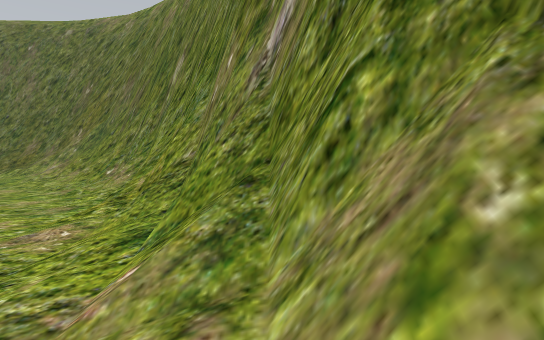
view 1 (above)

20 first-person views from a walk through a 3-D level made in the Unity game engine. The camera is 1.5 m above the floor, tilts 2° down and sees 80° across. The floor is counted in squares, 2 m on a side. Each view is taken from the middle of a square. On the plan, view 1 faces up. The plan holds only what a view shows up to about 11 squares ahead; the rest is blank. The place goes on beyond the plan.

view 2
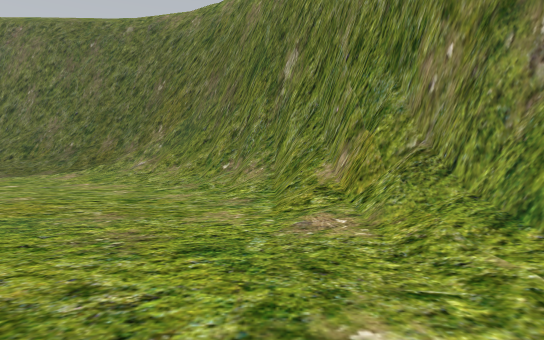

view 3
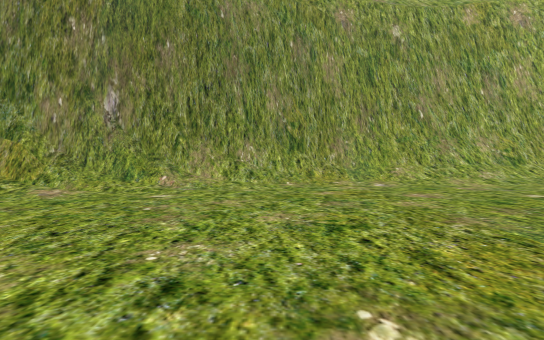

view 4
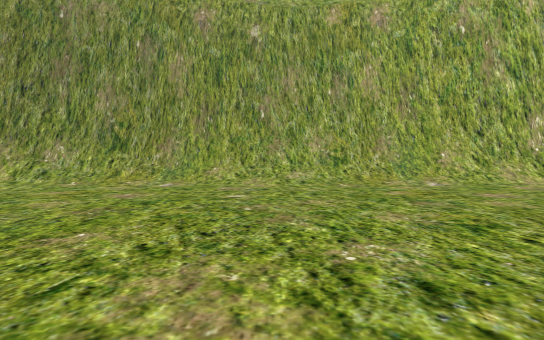

view 5
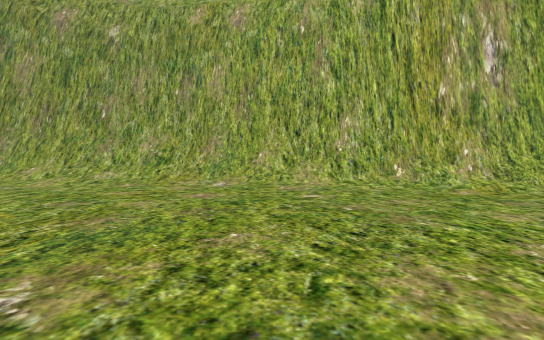

view 6
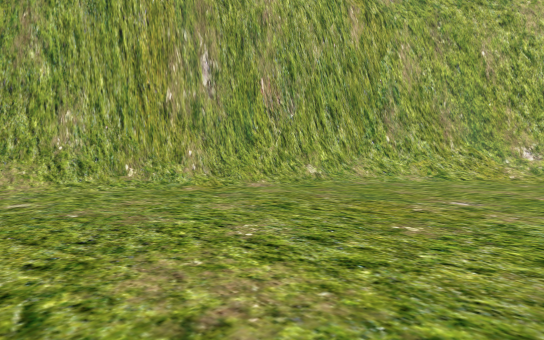

view 7
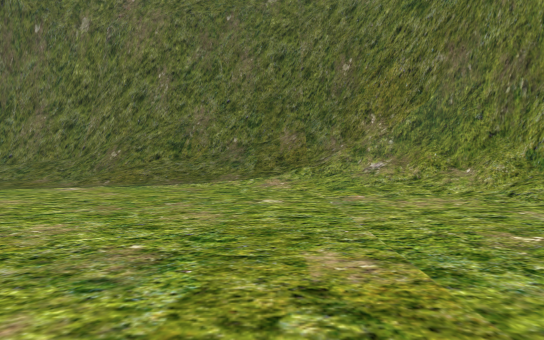

view 8
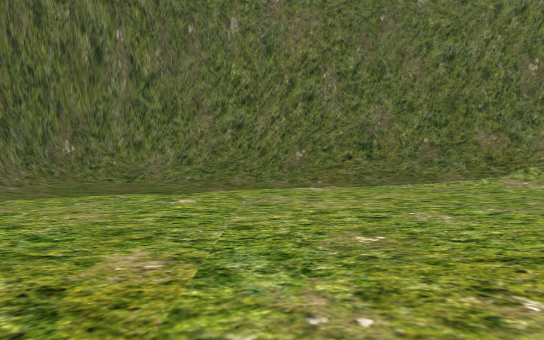

view 9
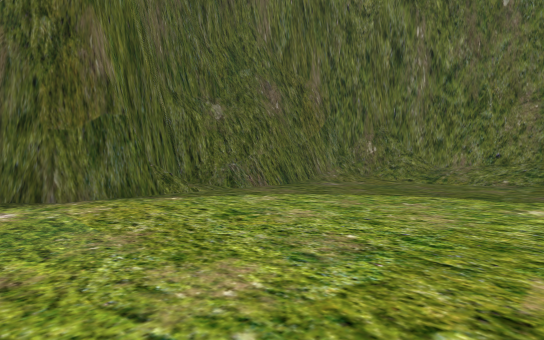

view 10
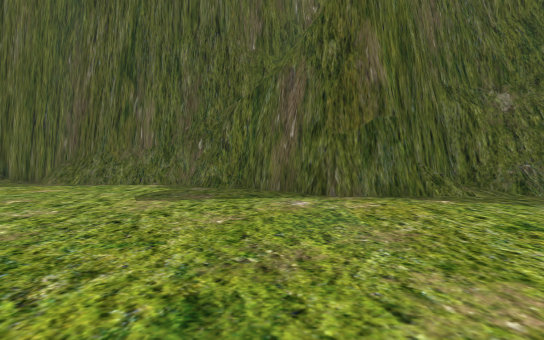

view 11
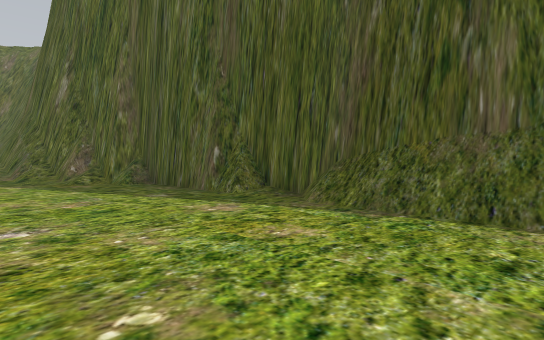

view 12
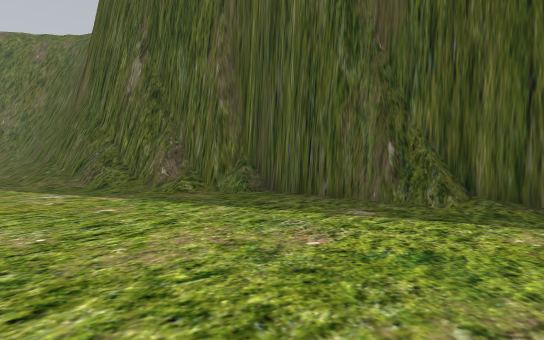

view 13
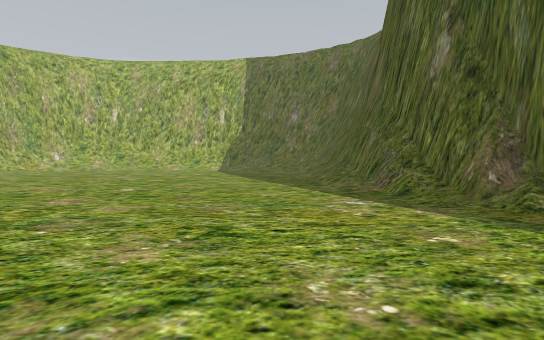

view 14
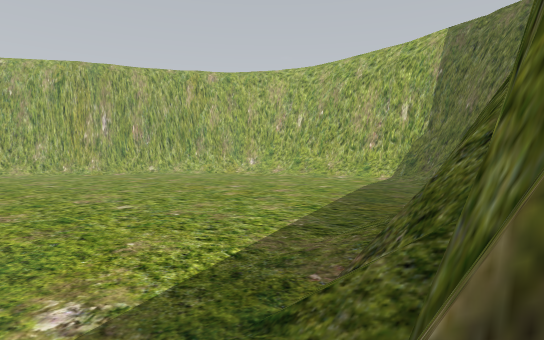

view 15
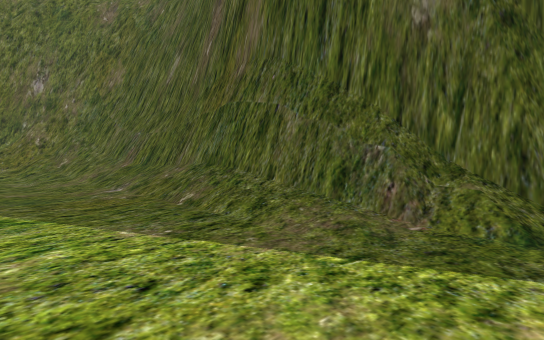

view 16
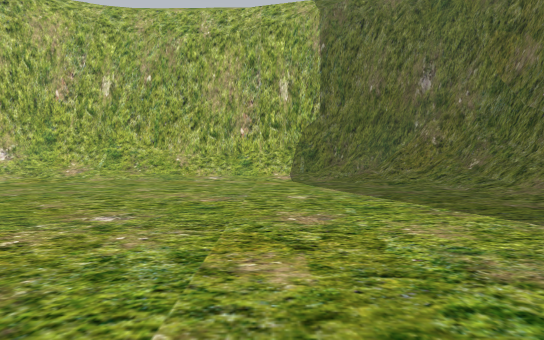

view 17
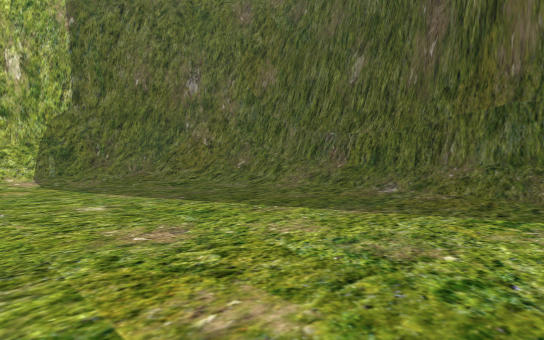

view 18
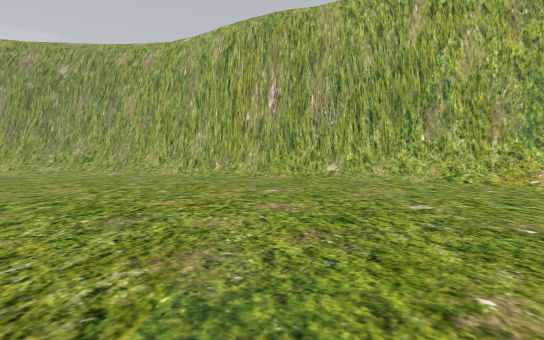

view 19
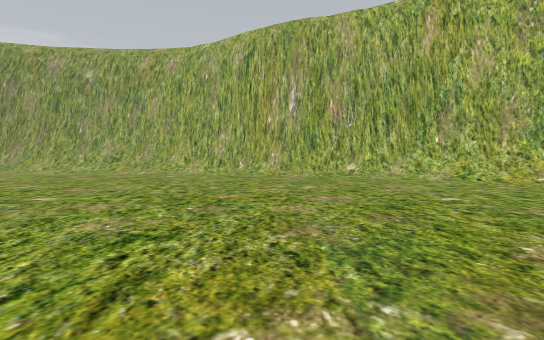

view 20
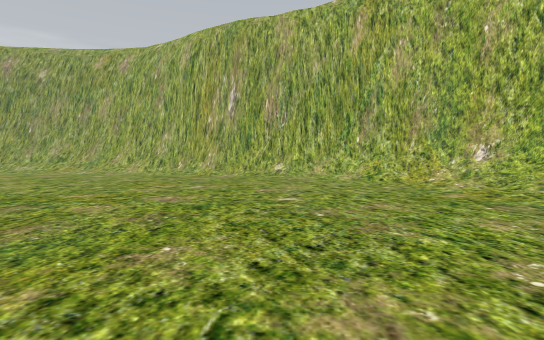

### Floor plan
Key: @ floor where view 1 was taken; # wall or solid block; . main floor; : floor 0.25 m higher than the main floor; / step, stairs or slope; = window, fence, low wall or low ledge; ^ raised ledge.
Columns run from 28 left of view 1 to 2 right of it. Each row starts with its distance up from view 1.
 14      ##########
 13     ###/////=########
 12     #/.......//////####
 11     #/...........////###
 10     #...............//###
  9     #................///##
  8    ##................../###
  7    #/.................../##
  6    ##..................../#
  5    ##.......... ........./##
  4    ##.........   ... ...../##
  3   ##.........     .   ..../##
  2   #........           ...../##
  1  ##.......           ....../##
  0  #.......           ........@##
 -1  #......           ........./##
 -2 ##.....             ........//#
 -3 #/.....              ......../#
 -4 #/......              ......./#
 -5 #.......             ......../#
 -6 ##......            ........./#
 -7  #.......          ........../#
 -8  #........          ........./=
 -9  #.........          ........//
-10  #/.........         ......../#
-11  ##/........        ........./#
-12   ##/............. .........//#
-13    #/.......................//#
-14    ##/....................../##
-15     #/....................../##
-16     #/.....................//#
-17     #/...................../##
-18     #/....................//#
-19     #/..................../##
-20     #/...................//#
-21     #//................../##
-22     #//................./##
-23     #//................//
-24     ##/................/#
-25     ###^.............:###
-26       ###=        ==^##

Positions as (right, up) in squares from view 1, and headings:
1: (0, 0), facing up
2: (-3, 0), facing up
3: (-9, -1), facing right
4: (-9, -7), facing right
5: (-9, -13), facing right
6: (-9, -13), facing down-right
7: (-10, 3), facing up
8: (-16, 3), facing up
9: (-17, 3), facing up-left
10: (-17, 3), facing left
11: (-22, 0), facing down-left
12: (-21, -4), facing down-left
13: (-21, -6), facing down
14: (-25, -11), facing down-right
15: (-20, -12), facing down-left
16: (-17, -15), facing down
17: (-16, -16), facing down-left
18: (-15, -19), facing right
19: (-16, -18), facing right
20: (-16, -21), facing right
